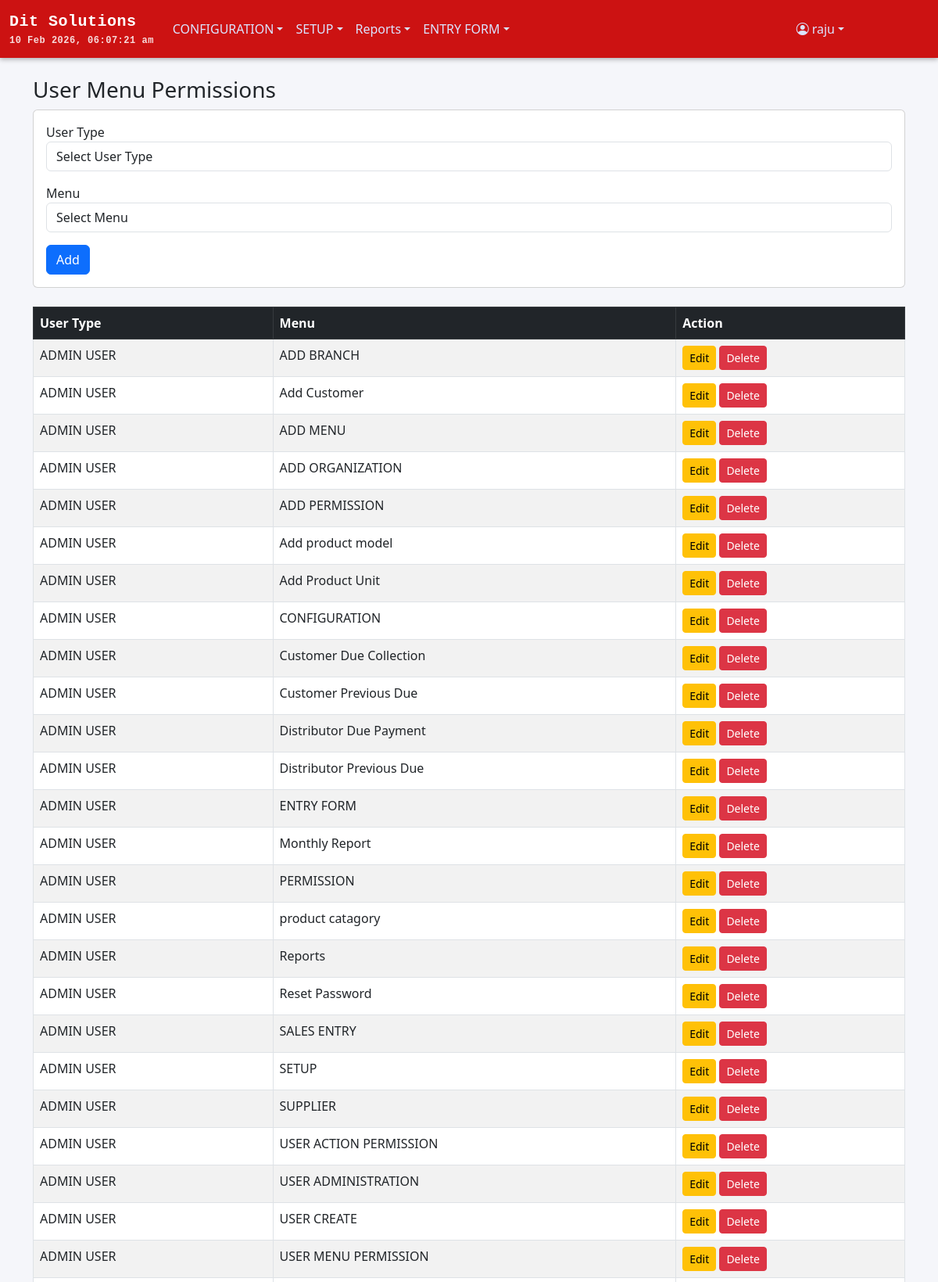
The page /menu_permission.php (signed in, upper part) on the database its author committed.
### tables this page shows
CREATE TABLE `menu_info` (
  `MENU_ID` int(11) NOT NULL,
  `MENU_NAME` varchar(100) NOT NULL,
  `MENU_LINK` varchar(255) DEFAULT NULL,
  `PARENT_ID` int(11) DEFAULT NULL
);

CREATE TABLE `user_menu_view_permission` (
  `PERMISSION_ID` varchar(200) NOT NULL,
  `USER_TYPE_ID` int(11) NOT NULL,
  `MENU_ID` int(11) NOT NULL,
  `CAN_VIEW` tinyint(1) DEFAULT 0,
  `AUTHORIZED_STATUS` varchar(1) DEFAULT NULL,
  `AUTHORIZED_USER` varchar(100) DEFAULT NULL,
  `AUTHORIZED_DATE` date DEFAULT NULL,
  `ENTRY_USER` varchar(200) NOT NULL,
  `ENTRY_DATE` date NOT NULL DEFAULT curdate(),
  `EDIT_USER` varchar(200) DEFAULT NULL,
  `EDIT_DATE` date DEFAULT NULL,
  `DELETE_USER` varchar(200) DEFAULT NULL,
  `DELETE_DATE` date DEFAULT NULL,
  `ORG_CODE` varchar(20) DEFAULT NULL,
  `BR_CODE` varchar(20) DEFAULT NULL
);

CREATE TABLE `user_type_info` (
  `USER_TYPE_ID` int(11) NOT NULL,
  `USER_TYPE_NAME` varchar(100) NOT NULL,
  `USER_TYPE_CODE` varchar(50) NOT NULL,
  `ROLE_LEVEL` int(11) NOT NULL
);

### menu_permission.php (the view, shortened to what this page needs)
<?php
require 'db.php';
$brCode      = $_SESSION['user']['br_code'];
$canInsert   = $_SESSION['user']['can_insert'] ?? 0;
$canEdit     = $_SESSION['user']['can_edit'] ?? 0;
$canDelete   = $_SESSION['user']['can_delete'] ?? 0;
$editPermission = null;
$stmt = $pdo->prepare("SELECT p.*, u.USER_TYPE_NAME, m.MENU_NAME
                       FROM user_menu_view_permission p
                       JOIN user_type_info u ON p.USER_TYPE_ID = u.USER_TYPE_ID
                       JOIN menu_info m ON p.MENU_ID = m.MENU_ID
                       WHERE p.BR_CODE = :br_code
                       ORDER BY u.USER_TYPE_NAME, m.MENU_NAME");
$stmt->execute(['br_code' => $brCode]);
$allPermissions = $stmt->fetchAll(PDO::FETCH_ASSOC);
?>
<!DOCTYPE html>
<html lang="en">
<head>
<link href="https://cdn.jsdelivr.net/npm/bootstrap@5.3.0/dist/css/bootstrap.min.css" rel="stylesheet">
<link href="https://cdn.jsdelivr.net/npm/bootstrap-icons@1.10.5/font/bootstrap-icons.css" rel="stylesheet">
</head>
<body class="d-flex flex-column min-vh-100">
<?php include 'header.php'; ?>
<main class="flex-grow-1 container py-4">
    <h3>User Menu Permissions</h3>
    <?php if ($canInsert || $editPermission): ?>
    <div class="card mb-4">
        <div class="card-body">
            <form method="post">
                <div class="mb-3">
                    <label>User Type</label>
                    <select name="user_type_id" class="form-control" required>
                        <option value="">Select User Type</option>
                    </select>
                </div>
                <div class="mb-3">
                    <label>Menu</label>
                    <select name="menu_id" class="form-control" required>
                        <option value="">Select Menu</option>
                    </select>
                </div>
                <button type="submit" class="btn btn-primary"><?= $editPermission ? 'Update' : 'Add' ?></button>
            </form>
        </div>
    </div>
    <?php endif; ?>
    <div class="table-responsive">
        <table class="table table-bordered table-striped">
            <thead class="table-dark">
                <tr>
                    <th>User Type</th>
                    <th>Menu</th>
                    <th>Action</th>
                </tr>
            </thead>
            <tbody>
                <?php foreach ($allPermissions as $perm): ?>
                <tr>
                    <td><?= htmlspecialchars($perm['USER_TYPE_NAME']) ?></td>
                    <td><?= htmlspecialchars($perm['MENU_NAME']) ?></td>
                    <td>
                        <?php if ($canEdit): ?>
                            <a href="?edit=<?= urlencode($perm['PERMISSION_ID']) ?>" class="btn btn-sm btn-warning">Edit</a>
                        <?php endif; ?>
                        <?php if ($canDelete): ?>
                            <a href="?delete=<?= urlencode($perm['PERMISSION_ID']) ?>" class="btn btn-sm btn-danger" onclick="return confirm('Are you sure?')">Delete</a>
                        <?php endif; ?>
                    </td>
                </tr>
                <?php endforeach; ?>
            </tbody>
        </table>
    </div>
</main>
<?php include 'footer.php'; ?>
</body>
</html>

### header.php (shortened to what this page needs)
<?php
$loginUserTypeId = $_SESSION['user']['user_type_id'] ?? '';
$loginUserId     = $_SESSION['user']['user_id'] ?? '';
$sqlMenus = "SELECT m.MENU_ID, m.MENU_NAME, m.MENU_LINK, m.PARENT_ID
             FROM menu_info m
             INNER JOIN user_menu_view_permission ump
                 ON m.MENU_ID = ump.MENU_ID
             WHERE ump.USER_TYPE_ID = :user_type_id
               AND ump.CAN_VIEW = true
             ORDER BY m.MENU_ID";
$stmtMenus = $pdo->prepare($sqlMenus);
$stmtMenus->execute(['user_type_id' => $loginUserTypeId]);
$menus = $stmtMenus->fetchAll(PDO::FETCH_ASSOC);
$menuTree = [];
foreach ($menus as $menu) {
    $parentId = $menu['PARENT_ID'] ?: 0;
    $menuTree[$parentId][] = $menu;
}
?>
<!DOCTYPE html>
<html lang="en">
<head>
    <link href="https://cdn.jsdelivr.net/npm/bootstrap@5.3.0/dist/css/bootstrap.min.css" rel="stylesheet">
    <link href="https://cdn.jsdelivr.net/npm/bootstrap-icons@1.10.5/font/bootstrap-icons.css" rel="stylesheet">
</head>
<body>
<nav class="navbar navbar-expand-lg navbar-dark">
    <div class="container-fluid">
       <a class="navbar-brand d-flex flex-column" href="home.php">
    <span>
        <?= htmlspecialchars($_SESSION['user']['org_name'] ?? 'Stock36') ?>
    </span>
    <small id="currentDateTime" style="font-size: 0.75rem; opacity: 0.85;">
    </small>
</a>
        <div class="collapse navbar-collapse" id="navbarContent">
            <ul class="navbar-nav me-auto mb-2 mb-lg-0">
                <?php
                if (isset($menuTree[0])) {
                    foreach ($menuTree[0] as $menu) {
                        $menuId = $menu['MENU_ID'];
                        if (isset($menuTree[$menuId])) {
                            echo '<li class="nav-item dropdown">';
                            echo '<a class="nav-link dropdown-toggle" href="#" role="button" data-bs-toggle="dropdown">'
                                . htmlspecialchars($menu['MENU_NAME']) . '</a>';
                            echo '<ul class="dropdown-menu">';
                            echo '</ul></li>';
                        } else {
                            echo '<li class="nav-item">';
                            echo '<a class="nav-link" href="' . htmlspecialchars($menu['MENU_LINK']) . '">'
                                . htmlspecialchars($menu['MENU_NAME']) . '</a></li>';
                        }
                    }
                }
                ?>
            </ul>
<ul class="navbar-nav ms-auto" style="margin-right: 100px;">
    <li class="nav-item dropdown">
        <a class="nav-link dropdown-toggle d-flex align-items-center" href="#" role="button" data-bs-toggle="dropdown">
            <i class="bi bi-person-circle me-1"></i>
            <?= htmlspecialchars($loginUserId) ?>
        </a>
    </li>
</ul>
        </div>
    </div>
</nav>
</body>
</html>

### header.php (style rules this page uses)
.navbar { background: linear-gradient(90deg, rgb(204, 18, 18) 0%, rgb(204, 18, 18) 100%); box-shadow: 0 2px 6px rgba(0, 0, 0, 0.3); transition: background 0.3s ease; }
.navbar-brand { font-family: "SF Mono", "Roboto Mono", "Menlo", "Consolas", monospace; font-weight: 600; font-size: 1.3rem; color: #ffffff !important; letter-spacing: 0.5px; transition: all 0.3s ease; }
.navbar-nav .nav-link { color: #dbe4ff !important; transition: color 0.3s ease, transform 0.2s ease; }

### footer.php (style rules this page uses)
body { display: flex; flex-direction: column; min-height: 100vh; background-color: #f5f6fa; }

### rows shown on the page
menu_info: MENU_NAME "CONFIGURATION"
menu_info: MENU_NAME "SETUP"
menu_info: MENU_NAME "Reports"
menu_info: MENU_NAME "ENTRY FORM"
user_menu_view_permission: USER_TYPE_ID.USER_TYPE_NAME "ADMIN USER", MENU_ID.MENU_NAME "ADD BRANCH"
user_menu_view_permission: USER_TYPE_ID.USER_TYPE_NAME "ADMIN USER", MENU_ID.MENU_NAME "Add Customer"
user_menu_view_permission: USER_TYPE_ID.USER_TYPE_NAME "ADMIN USER", MENU_ID.MENU_NAME "ADD MENU"
user_menu_view_permission: USER_TYPE_ID.USER_TYPE_NAME "ADMIN USER", MENU_ID.MENU_NAME "ADD ORGANIZATION"
user_menu_view_permission: USER_TYPE_ID.USER_TYPE_NAME "ADMIN USER", MENU_ID.MENU_NAME "ADD PERMISSION"
user_menu_view_permission: USER_TYPE_ID.USER_TYPE_NAME "ADMIN USER", MENU_ID.MENU_NAME "Add product model"
user_menu_view_permission: USER_TYPE_ID.USER_TYPE_NAME "ADMIN USER", MENU_ID.MENU_NAME "Add Product Unit"
user_menu_view_permission: USER_TYPE_ID.USER_TYPE_NAME "ADMIN USER", MENU_ID.MENU_NAME "CONFIGURATION"
user_menu_view_permission: USER_TYPE_ID.USER_TYPE_NAME "ADMIN USER", MENU_ID.MENU_NAME "Customer Due Collection"
user_menu_view_permission: USER_TYPE_ID.USER_TYPE_NAME "ADMIN USER", MENU_ID.MENU_NAME "Customer Previous Due"
user_menu_view_permission: USER_TYPE_ID.USER_TYPE_NAME "ADMIN USER", MENU_ID.MENU_NAME "Distributor Due Payment"
user_menu_view_permission: USER_TYPE_ID.USER_TYPE_NAME "ADMIN USER", MENU_ID.MENU_NAME "Distributor Previous Due"
user_menu_view_permission: USER_TYPE_ID.USER_TYPE_NAME "ADMIN USER", MENU_ID.MENU_NAME "ENTRY FORM"
user_menu_view_permission: USER_TYPE_ID.USER_TYPE_NAME "ADMIN USER", MENU_ID.MENU_NAME "Monthly Report"
user_menu_view_permission: USER_TYPE_ID.USER_TYPE_NAME "ADMIN USER", MENU_ID.MENU_NAME "PERMISSION"
user_menu_view_permission: USER_TYPE_ID.USER_TYPE_NAME "ADMIN USER", MENU_ID.MENU_NAME "product catagory"
user_menu_view_permission: USER_TYPE_ID.USER_TYPE_NAME "ADMIN USER", MENU_ID.MENU_NAME "Reports"
user_menu_view_permission: USER_TYPE_ID.USER_TYPE_NAME "ADMIN USER", MENU_ID.MENU_NAME "Reset Password"
user_menu_view_permission: USER_TYPE_ID.USER_TYPE_NAME "ADMIN USER", MENU_ID.MENU_NAME "SALES ENTRY"
user_menu_view_permission: USER_TYPE_ID.USER_TYPE_NAME "ADMIN USER", MENU_ID.MENU_NAME "SETUP"
user_menu_view_permission: USER_TYPE_ID.USER_TYPE_NAME "ADMIN USER", MENU_ID.MENU_NAME "SUPPLIER"
user_menu_view_permission: USER_TYPE_ID.USER_TYPE_NAME "ADMIN USER", MENU_ID.MENU_NAME "USER ACTION PERMISSION"
user_menu_view_permission: USER_TYPE_ID.USER_TYPE_NAME "ADMIN USER", MENU_ID.MENU_NAME "USER ADMINISTRATION"
user_menu_view_permission: USER_TYPE_ID.USER_TYPE_NAME "ADMIN USER", MENU_ID.MENU_NAME "USER CREATE"
user_menu_view_permission: USER_TYPE_ID.USER_TYPE_NAME "ADMIN USER", MENU_ID.MENU_NAME "USER MENU PERMISSION"

### other values the page prints
$_SESSION['user']['org_name'] "Dit Solutions"
$loginUserId "raju"
